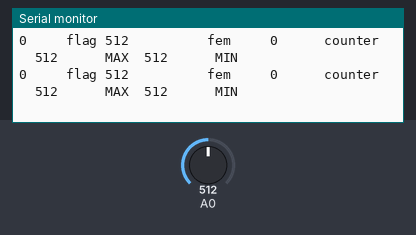
This sketch was run on a simulated Arduino Uno, built with avr-gcc and run on an emulated ATmega328P. On the bench: the last lines printed to the serial monitor. Inputs (shaded band) come from the test bench; at power-on: A0 = 512.

Above: at 1.2 s.
1.3 s: A0 set to 109
At 1.48 s:
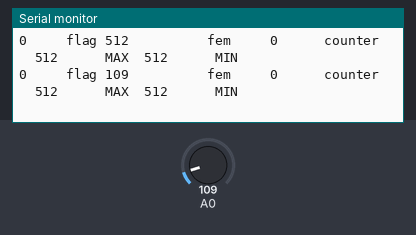
4.3 s: A0 set to 91
At 4.3 s:
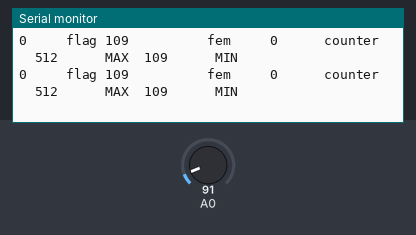
13.3 s: A0 set to 8
At 13.31 s:
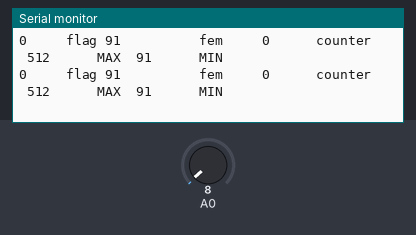
16.3 s: A0 set to 11
At 16.32 s:
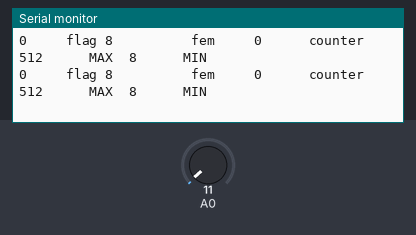
Timing chart, 0 to 19.3 s (numbered marks = the images above; inputs shaded):
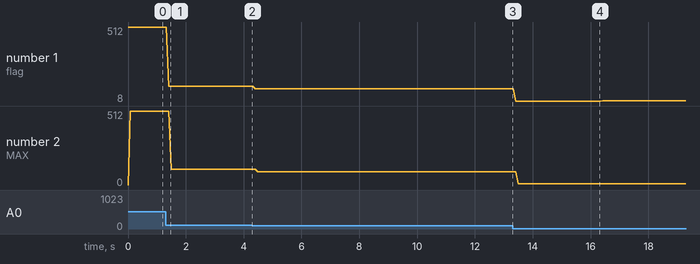

Measured:
- after the input at 1.3 s, the serial monitor: prints a new line after 0.11 s (image 1)
- plotted number 1: 512 → 109 after the input at 1.3 s, 109 → 91 after the input at 4.3 s, 91 → 8 after the input at 13.3 s, 8 → 11 after the input at 16.3 s
- plotted number 2: 512 → 109 after the input at 1.3 s, 109 → 91 after the input at 4.3 s, 91 → 8 after the input at 13.3 s

The sketch:

flag.ino
```cpp
int fem=0;
int counter=0,flag=0;
int min1=0,max1=0,sr=0;
void setup()
{
pinMode(3,INPUT);
Serial.begin(9600);
}
void loop()
{
fem=analogRead(0);
Serial.print(flag);
Serial.print("     flag ");
Serial.print(fem);
Serial.print("          fem     ");
Serial.print(counter);
Serial.print("      counter   ");
Serial.print(max1);
Serial.print("      MAX  ");
Serial.print(min1);
Serial.println("      MIN   ");
if (min1>fem||min1==0)min1=fem;
if (max1<fem||max1==0)max1=fem;
sr =(max1+min1)/2;
if(fem>sr)
{
if (flag==0){counter++;flag=1;}else flag=1;
}
else
{
  flag=0;
}
}
```
